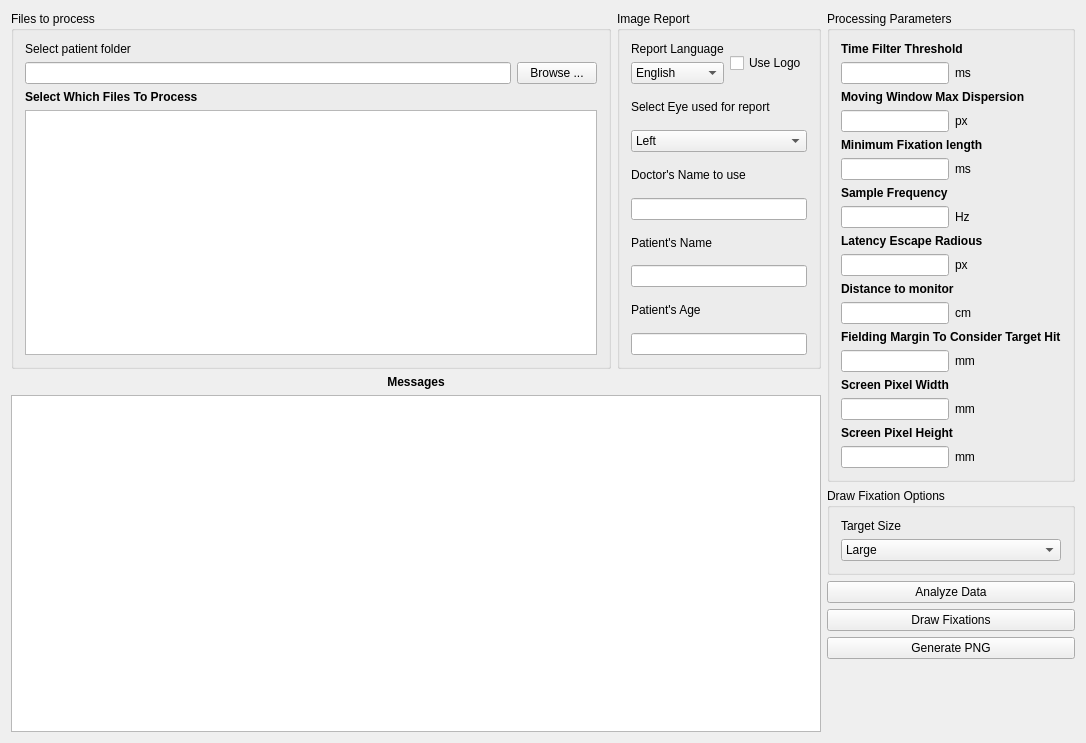
<?xml version="1.0" encoding="UTF-8"?>
<ui version="4.0">
 <class>EyeDataAnalyzer</class>
 <widget class="QMainWindow" name="EyeDataAnalyzer">
  <property name="geometry">
   <rect>
    <x>0</x>
    <y>0</y>
    <width>1085</width>
    <height>743</height>
   </rect>
  </property>
  <property name="windowTitle">
   <string>EyeDataAnalyzer</string>
  </property>
  <widget class="QWidget" name="centralWidget">
   <layout class="QHBoxLayout" name="horizontalLayout_12">
    <item>
     <layout class="QVBoxLayout" name="verticalLayout_19">
      <property name="sizeConstraint">
       <enum>QLayout::SetDefaultConstraint</enum>
      </property>
      <item>
       <layout class="QHBoxLayout" name="horizontalLayout_13">
        <item>
         <widget class="QGroupBox" name="groupBox">
          <property name="minimumSize">
           <size>
            <width>600</width>
            <height>0</height>
           </size>
          </property>
          <property name="title">
           <string>Files to process</string>
          </property>
          <layout class="QVBoxLayout" name="verticalLayout_3">
           <item>
            <layout class="QVBoxLayout" name="verticalLayout">
             <item>
              <widget class="QLabel" name="label_2">
               <property name="text">
                <string>Select patient folder</string>
               </property>
              </widget>
             </item>
             <item>
              <layout class="QHBoxLayout" name="horizontalLayout">
               <item>
                <widget class="QLineEdit" name="lePatientDir">
                 <property name="readOnly">
                  <bool>true</bool>
                 </property>
                </widget>
               </item>
               <item>
                <widget class="QPushButton" name="pbBrowsePatientDir">
                 <property name="text">
                  <string>Browse ...</string>
                 </property>
                </widget>
               </item>
              </layout>
             </item>
            </layout>
           </item>
           <item>
            <layout class="QVBoxLayout" name="verticalLayout_2">
             <item>
              <widget class="QLabel" name="label">
               <property name="text">
                <string>&lt;html&gt;&lt;head/&gt;&lt;body&gt;&lt;p&gt;&lt;span style=&quot; font-weight:600;&quot;&gt;Select Which Files To Process&lt;/span&gt;&lt;/p&gt;&lt;/body&gt;&lt;/html&gt;</string>
               </property>
              </widget>
             </item>
             <item>
              <widget class="QListWidget" name="lwFilesInPatientDir"/>
             </item>
            </layout>
           </item>
          </layout>
         </widget>
        </item>
        <item>
         <widget class="QGroupBox" name="groupBox_3">
          <property name="title">
           <string>Image Report</string>
          </property>
          <layout class="QVBoxLayout" name="verticalLayout_21">
           <item>
            <layout class="QHBoxLayout" name="horizontalLayout_2">
             <item>
              <layout class="QVBoxLayout" name="verticalLayout_4">
               <item>
                <widget class="QLabel" name="label_3">
                 <property name="text">
                  <string>Report Language</string>
                 </property>
                </widget>
               </item>
               <item>
                <widget class="QComboBox" name="comboLang">
                 <item>
                  <property name="text">
                   <string>English</string>
                  </property>
                 </item>
                 <item>
                  <property name="text">
                   <string>Spanish</string>
                  </property>
                 </item>
                </widget>
               </item>
              </layout>
             </item>
             <item>
              <widget class="QCheckBox" name="cbUseLogo">
               <property name="text">
                <string>Use Logo</string>
               </property>
              </widget>
             </item>
            </layout>
           </item>
           <item>
            <layout class="QVBoxLayout" name="verticalLayout_5">
             <item>
              <widget class="QLabel" name="label_6">
               <property name="text">
                <string>Select Eye used for report</string>
               </property>
              </widget>
             </item>
             <item>
              <widget class="QComboBox" name="comboEyeSelection">
               <item>
                <property name="text">
                 <string>Left</string>
                </property>
               </item>
               <item>
                <property name="text">
                 <string>Right</string>
                </property>
               </item>
               <item>
                <property name="text">
                 <string>Both</string>
                </property>
               </item>
              </widget>
             </item>
            </layout>
           </item>
           <item>
            <layout class="QVBoxLayout" name="verticalLayout_6">
             <item>
              <widget class="QLabel" name="label_24">
               <property name="text">
                <string>Doctor's Name to use</string>
               </property>
              </widget>
             </item>
             <item>
              <widget class="QLineEdit" name="leDoctorsName"/>
             </item>
            </layout>
           </item>
           <item>
            <layout class="QVBoxLayout" name="verticalLayout_8">
             <item>
              <widget class="QLabel" name="label_25">
               <property name="text">
                <string>Patient's Name</string>
               </property>
              </widget>
             </item>
             <item>
              <widget class="QLineEdit" name="lePatientName"/>
             </item>
            </layout>
           </item>
           <item>
            <layout class="QVBoxLayout" name="verticalLayout_20">
             <item>
              <widget class="QLabel" name="label_26">
               <property name="text">
                <string>Patient's Age</string>
               </property>
              </widget>
             </item>
             <item>
              <widget class="QLineEdit" name="lePatientAge"/>
             </item>
            </layout>
           </item>
          </layout>
         </widget>
        </item>
       </layout>
      </item>
      <item>
       <layout class="QVBoxLayout" name="verticalLayout_7">
        <item>
         <widget class="QLabel" name="label_4">
          <property name="text">
           <string>&lt;html&gt;&lt;head/&gt;&lt;body&gt;&lt;p align=&quot;center&quot;&gt;&lt;span style=&quot; font-weight:600;&quot;&gt;Messages&lt;/span&gt;&lt;/p&gt;&lt;/body&gt;&lt;/html&gt;</string>
          </property>
         </widget>
        </item>
        <item>
         <widget class="QPlainTextEdit" name="pteLog">
          <property name="readOnly">
           <bool>true</bool>
          </property>
         </widget>
        </item>
       </layout>
      </item>
     </layout>
    </item>
    <item>
     <layout class="QVBoxLayout" name="verticalLayout_23">
      <item>
       <widget class="QGroupBox" name="groupBox_4">
        <property name="maximumSize">
         <size>
          <width>300</width>
          <height>16777215</height>
         </size>
        </property>
        <property name="title">
         <string>Processing Parameters</string>
        </property>
        <layout class="QVBoxLayout" name="verticalLayout_18">
         <item>
          <layout class="QVBoxLayout" name="verticalLayout_9">
           <item>
            <widget class="QLabel" name="label_5">
             <property name="text">
              <string>&lt;html&gt;&lt;head/&gt;&lt;body&gt;&lt;p&gt;&lt;span style=&quot; font-weight:600;&quot;&gt;Time Filter Threshold&lt;/span&gt;&lt;/p&gt;&lt;/body&gt;&lt;/html&gt;</string>
             </property>
            </widget>
           </item>
           <item>
            <layout class="QHBoxLayout" name="horizontalLayout_3">
             <item>
              <widget class="QLineEdit" name="leTimeFilterThreshold"/>
             </item>
             <item>
              <widget class="QLabel" name="label_7">
               <property name="text">
                <string>ms</string>
               </property>
              </widget>
             </item>
             <item>
              <spacer name="horizontalSpacer">
               <property name="orientation">
                <enum>Qt::Horizontal</enum>
               </property>
               <property name="sizeHint" stdset="0">
                <size>
                 <width>40</width>
                 <height>20</height>
                </size>
               </property>
              </spacer>
             </item>
            </layout>
           </item>
          </layout>
         </item>
         <item>
          <layout class="QVBoxLayout" name="verticalLayout_10">
           <item>
            <widget class="QLabel" name="label_8">
             <property name="text">
              <string>&lt;html&gt;&lt;head/&gt;&lt;body&gt;&lt;p&gt;&lt;span style=&quot; font-weight:600;&quot;&gt;Moving Window Max Dispersion&lt;/span&gt;&lt;/p&gt;&lt;/body&gt;&lt;/html&gt;</string>
             </property>
            </widget>
           </item>
           <item>
            <layout class="QHBoxLayout" name="horizontalLayout_4">
             <item>
              <widget class="QLineEdit" name="leMovingWindowMaxDispersion"/>
             </item>
             <item>
              <widget class="QLabel" name="label_9">
               <property name="text">
                <string>px</string>
               </property>
              </widget>
             </item>
             <item>
              <spacer name="horizontalSpacer_2">
               <property name="orientation">
                <enum>Qt::Horizontal</enum>
               </property>
               <property name="sizeHint" stdset="0">
                <size>
                 <width>40</width>
                 <height>20</height>
                </size>
               </property>
              </spacer>
             </item>
            </layout>
           </item>
          </layout>
         </item>
         <item>
          <layout class="QVBoxLayout" name="verticalLayout_11">
           <item>
            <widget class="QLabel" name="label_10">
             <property name="text">
              <string>&lt;html&gt;&lt;head/&gt;&lt;body&gt;&lt;p&gt;&lt;span style=&quot; font-weight:600;&quot;&gt;Minimum Fixation length&lt;/span&gt;&lt;/p&gt;&lt;/body&gt;&lt;/html&gt;</string>
             </property>
            </widget>
           </item>
           <item>
            <layout class="QHBoxLayout" name="horizontalLayout_5">
             <item>
              <widget class="QLineEdit" name="leMinimumFixationLength"/>
             </item>
             <item>
              <widget class="QLabel" name="label_11">
               <property name="text">
                <string>ms</string>
               </property>
              </widget>
             </item>
             <item>
              <spacer name="horizontalSpacer_3">
               <property name="orientation">
                <enum>Qt::Horizontal</enum>
               </property>
               <property name="sizeHint" stdset="0">
                <size>
                 <width>40</width>
                 <height>20</height>
                </size>
               </property>
              </spacer>
             </item>
            </layout>
           </item>
          </layout>
         </item>
         <item>
          <layout class="QVBoxLayout" name="verticalLayout_12">
           <item>
            <widget class="QLabel" name="label_12">
             <property name="text">
              <string>&lt;html&gt;&lt;head/&gt;&lt;body&gt;&lt;p&gt;&lt;span style=&quot; font-weight:600;&quot;&gt;Sample Frequency&lt;/span&gt;&lt;/p&gt;&lt;/body&gt;&lt;/html&gt;</string>
             </property>
            </widget>
           </item>
           <item>
            <layout class="QHBoxLayout" name="horizontalLayout_6">
             <item>
              <widget class="QLineEdit" name="leSampleFrequency"/>
             </item>
             <item>
              <widget class="QLabel" name="label_13">
               <property name="text">
                <string>Hz</string>
               </property>
              </widget>
             </item>
             <item>
              <spacer name="horizontalSpacer_4">
               <property name="orientation">
                <enum>Qt::Horizontal</enum>
               </property>
               <property name="sizeHint" stdset="0">
                <size>
                 <width>40</width>
                 <height>20</height>
                </size>
               </property>
              </spacer>
             </item>
            </layout>
           </item>
          </layout>
         </item>
         <item>
          <layout class="QVBoxLayout" name="verticalLayout_13">
           <item>
            <widget class="QLabel" name="label_14">
             <property name="text">
              <string>&lt;html&gt;&lt;head/&gt;&lt;body&gt;&lt;p&gt;&lt;span style=&quot; font-weight:600;&quot;&gt;Latency Escape Radious&lt;/span&gt;&lt;/p&gt;&lt;/body&gt;&lt;/html&gt;</string>
             </property>
            </widget>
           </item>
           <item>
            <layout class="QHBoxLayout" name="horizontalLayout_7">
             <item>
              <widget class="QLineEdit" name="leLatencyEscapeRadious"/>
             </item>
             <item>
              <widget class="QLabel" name="label_15">
               <property name="text">
                <string>px</string>
               </property>
              </widget>
             </item>
             <item>
              <spacer name="horizontalSpacer_5">
               <property name="orientation">
                <enum>Qt::Horizontal</enum>
               </property>
               <property name="sizeHint" stdset="0">
                <size>
                 <width>40</width>
                 <height>20</height>
                </size>
               </property>
              </spacer>
             </item>
            </layout>
           </item>
          </layout>
         </item>
         <item>
          <layout class="QVBoxLayout" name="verticalLayout_14">
           <item>
            <widget class="QLabel" name="label_16">
             <property name="text">
              <string>&lt;html&gt;&lt;head/&gt;&lt;body&gt;&lt;p&gt;&lt;span style=&quot; font-weight:600;&quot;&gt;Distance to monitor&lt;/span&gt;&lt;/p&gt;&lt;/body&gt;&lt;/html&gt;</string>
             </property>
            </widget>
           </item>
           <item>
            <layout class="QHBoxLayout" name="horizontalLayout_8">
             <item>
              <widget class="QLineEdit" name="leDistanceToMonitor"/>
             </item>
             <item>
              <widget class="QLabel" name="label_17">
               <property name="text">
                <string>cm</string>
               </property>
              </widget>
             </item>
             <item>
              <spacer name="horizontalSpacer_6">
               <property name="orientation">
                <enum>Qt::Horizontal</enum>
               </property>
               <property name="sizeHint" stdset="0">
                <size>
                 <width>40</width>
                 <height>20</height>
                </size>
               </property>
              </spacer>
             </item>
            </layout>
           </item>
          </layout>
         </item>
         <item>
          <layout class="QVBoxLayout" name="verticalLayout_17">
           <item>
            <widget class="QLabel" name="label_22">
             <property name="text">
              <string>&lt;html&gt;&lt;head/&gt;&lt;body&gt;&lt;p&gt;&lt;span style=&quot; font-weight:600;&quot;&gt;Fielding Margin To Consider Target Hit&lt;/span&gt;&lt;/p&gt;&lt;/body&gt;&lt;/html&gt;</string>
             </property>
            </widget>
           </item>
           <item>
            <layout class="QHBoxLayout" name="horizontalLayout_11">
             <item>
              <widget class="QLineEdit" name="leMarginTargetHit"/>
             </item>
             <item>
              <widget class="QLabel" name="label_23">
               <property name="text">
                <string>mm</string>
               </property>
              </widget>
             </item>
             <item>
              <spacer name="horizontalSpacer_9">
               <property name="orientation">
                <enum>Qt::Horizontal</enum>
               </property>
               <property name="sizeHint" stdset="0">
                <size>
                 <width>40</width>
                 <height>20</height>
                </size>
               </property>
              </spacer>
             </item>
            </layout>
           </item>
          </layout>
         </item>
         <item>
          <layout class="QVBoxLayout" name="verticalLayout_15">
           <item>
            <widget class="QLabel" name="label_18">
             <property name="text">
              <string>&lt;html&gt;&lt;head/&gt;&lt;body&gt;&lt;p&gt;&lt;span style=&quot; font-weight:600;&quot;&gt;Screen Pixel Width&lt;/span&gt;&lt;/p&gt;&lt;/body&gt;&lt;/html&gt;</string>
             </property>
            </widget>
           </item>
           <item>
            <layout class="QHBoxLayout" name="horizontalLayout_9">
             <item>
              <widget class="QLineEdit" name="leXToMM"/>
             </item>
             <item>
              <widget class="QLabel" name="label_19">
               <property name="text">
                <string>mm</string>
               </property>
              </widget>
             </item>
             <item>
              <spacer name="horizontalSpacer_7">
               <property name="orientation">
                <enum>Qt::Horizontal</enum>
               </property>
               <property name="sizeHint" stdset="0">
                <size>
                 <width>40</width>
                 <height>20</height>
                </size>
               </property>
              </spacer>
             </item>
            </layout>
           </item>
          </layout>
         </item>
         <item>
          <layout class="QVBoxLayout" name="verticalLayout_16">
           <item>
            <widget class="QLabel" name="label_20">
             <property name="text">
              <string>&lt;html&gt;&lt;head/&gt;&lt;body&gt;&lt;p&gt;&lt;span style=&quot; font-weight:600;&quot;&gt;Screen Pixel Height&lt;/span&gt;&lt;/p&gt;&lt;/body&gt;&lt;/html&gt;</string>
             </property>
            </widget>
           </item>
           <item>
            <layout class="QHBoxLayout" name="horizontalLayout_10">
             <item>
              <widget class="QLineEdit" name="leYToMM"/>
             </item>
             <item>
              <widget class="QLabel" name="label_21">
               <property name="text">
                <string>mm</string>
               </property>
              </widget>
             </item>
             <item>
              <spacer name="horizontalSpacer_8">
               <property name="orientation">
                <enum>Qt::Horizontal</enum>
               </property>
               <property name="sizeHint" stdset="0">
                <size>
                 <width>40</width>
                 <height>20</height>
                </size>
               </property>
              </spacer>
             </item>
            </layout>
           </item>
          </layout>
         </item>
        </layout>
       </widget>
      </item>
      <item>
       <widget class="QGroupBox" name="groupBox_2">
        <property name="title">
         <string>Draw Fixation Options</string>
        </property>
        <layout class="QVBoxLayout" name="verticalLayout_22">
         <item>
          <widget class="QLabel" name="label_27">
           <property name="text">
            <string>Target Size</string>
           </property>
          </widget>
         </item>
         <item>
          <widget class="QComboBox" name="comboTargetSize">
           <item>
            <property name="text">
             <string>Large</string>
            </property>
           </item>
           <item>
            <property name="text">
             <string>Small</string>
            </property>
           </item>
          </widget>
         </item>
        </layout>
       </widget>
      </item>
      <item>
       <widget class="QPushButton" name="pbAnalyzeData">
        <property name="text">
         <string>Analyze Data</string>
        </property>
       </widget>
      </item>
      <item>
       <widget class="QPushButton" name="pbDrawFixations">
        <property name="text">
         <string>Draw Fixations</string>
        </property>
       </widget>
      </item>
      <item>
       <widget class="QPushButton" name="pbGeneratePNG">
        <property name="text">
         <string>Generate PNG</string>
        </property>
       </widget>
      </item>
      <item>
       <spacer name="verticalSpacer_11">
        <property name="orientation">
         <enum>Qt::Vertical</enum>
        </property>
        <property name="sizeHint" stdset="0">
         <size>
          <width>20</width>
          <height>40</height>
         </size>
        </property>
       </spacer>
      </item>
     </layout>
    </item>
   </layout>
  </widget>
 </widget>
 <layoutdefault spacing="6" margin="11"/>
 <resources/>
 <connections/>
</ui>
